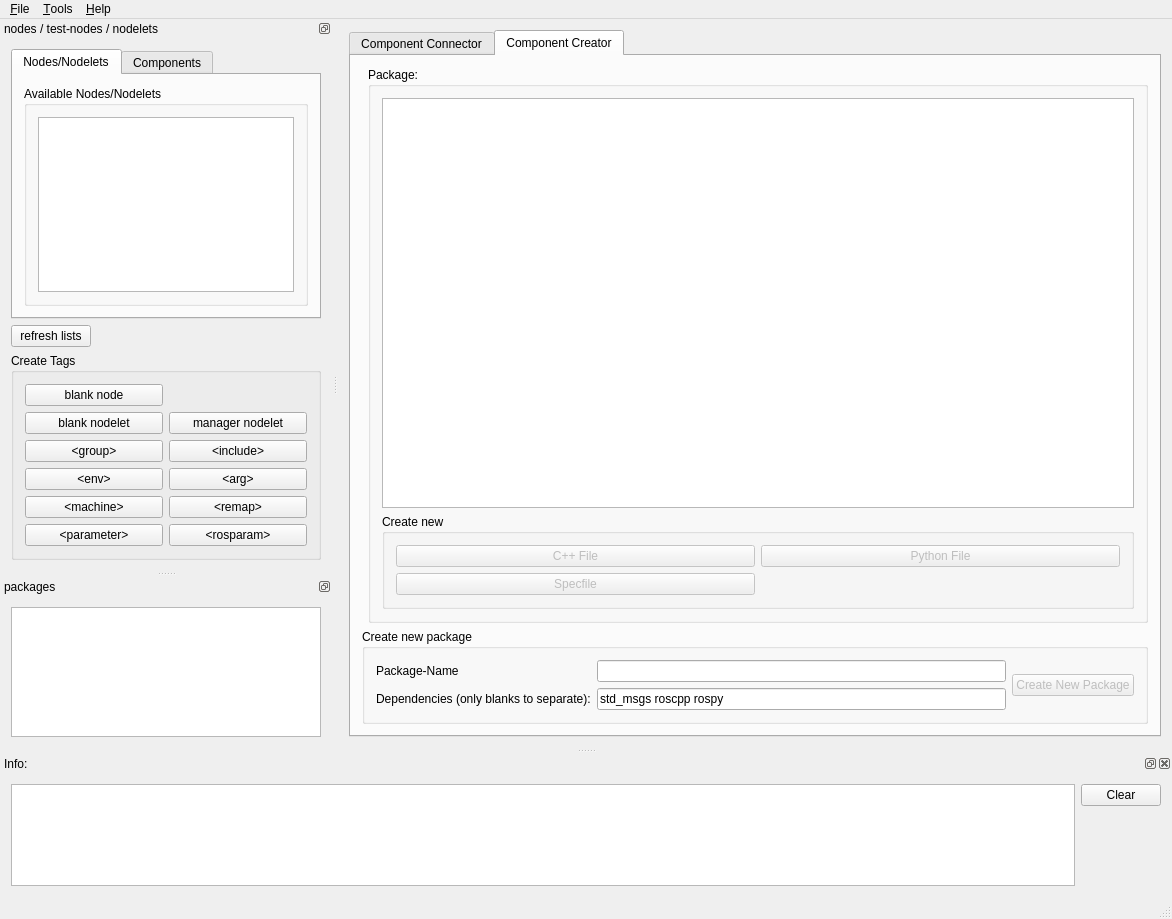
<?xml version="1.0" encoding="UTF-8"?>
<ui version="4.0">
 <class>RxDev</class>
 <widget class="QMainWindow" name="RxDev">
  <property name="geometry">
   <rect>
    <x>0</x>
    <y>0</y>
    <width>1172</width>
    <height>919</height>
   </rect>
  </property>
  <property name="sizePolicy">
   <sizepolicy hsizetype="Maximum" vsizetype="Maximum">
    <horstretch>0</horstretch>
    <verstretch>0</verstretch>
   </sizepolicy>
  </property>
  <property name="windowTitle">
   <string>rxDeveloper</string>
  </property>
  <property name="windowIcon">
   <iconset resource="icons.qrc">
    <normaloff>:/icons/icons/rxdev.png</normaloff>:/icons/icons/rxdev.png</iconset>
  </property>
  <widget class="QWidget" name="centralWidget">
   <layout class="QGridLayout" name="gridLayout">
    <item row="0" column="0">
     <widget class="QTabWidget" name="tabWidget">
      <property name="baseSize">
       <size>
        <width>200</width>
        <height>0</height>
       </size>
      </property>
      <property name="currentIndex">
       <number>1</number>
      </property>
      <widget class="QWidget" name="tab">
       <attribute name="title">
        <string>Component Connector</string>
       </attribute>
       <layout class="QGridLayout" name="gridLayout_3">
        <item row="0" column="0">
         <widget class="QWidget" name="connector_widget" native="true">
          <property name="minimumSize">
           <size>
            <width>200</width>
            <height>200</height>
           </size>
          </property>
          <property name="baseSize">
           <size>
            <width>200</width>
            <height>0</height>
           </size>
          </property>
          <layout class="QGridLayout" name="gridLayout_18">
           <item row="0" column="0">
            <layout class="QHBoxLayout" name="hLayout"/>
           </item>
          </layout>
         </widget>
        </item>
       </layout>
      </widget>
      <widget class="QWidget" name="tab_2">
       <attribute name="title">
        <string>Component Creator</string>
       </attribute>
       <layout class="QGridLayout" name="gridLayout_6">
        <item row="0" column="1">
         <widget class="QGroupBox" name="groupBox_package">
          <property name="title">
           <string>Package:</string>
          </property>
          <layout class="QGridLayout" name="gridLayout_10">
           <item row="1" column="0">
            <widget class="QGroupBox" name="groupBox_4">
             <property name="title">
              <string>Create new</string>
             </property>
             <layout class="QGridLayout" name="gridLayout_11">
              <item row="1" column="2">
               <widget class="QPushButton" name="pushButton_createPython">
                <property name="enabled">
                 <bool>false</bool>
                </property>
                <property name="text">
                 <string>Python File</string>
                </property>
               </widget>
              </item>
              <item row="3" column="1">
               <widget class="QPushButton" name="pushButton_specfile">
                <property name="enabled">
                 <bool>false</bool>
                </property>
                <property name="text">
                 <string>Specfile</string>
                </property>
               </widget>
              </item>
              <item row="1" column="1">
               <widget class="QPushButton" name="pushButton_createCpp">
                <property name="enabled">
                 <bool>false</bool>
                </property>
                <property name="text">
                 <string>C++ File</string>
                </property>
               </widget>
              </item>
             </layout>
            </widget>
           </item>
           <item row="0" column="0">
            <widget class="QTreeView" name="treeView_packageBrowser">
             <property name="toolTip">
              <string>Right-click folders or files </string>
             </property>
             <property name="editTriggers">
              <set>QAbstractItemView::NoEditTriggers</set>
             </property>
             <property name="alternatingRowColors">
              <bool>true</bool>
             </property>
            </widget>
           </item>
          </layout>
         </widget>
        </item>
        <item row="1" column="0" colspan="2">
         <widget class="QGroupBox" name="groupBox">
          <property name="title">
           <string>Create new package</string>
          </property>
          <layout class="QGridLayout" name="gridLayout_8">
           <item row="0" column="0">
            <layout class="QGridLayout" name="gridLayout_7">
             <item row="2" column="0">
              <widget class="QLabel" name="label_6">
               <property name="text">
                <string>Dependencies (only blanks to separate):</string>
               </property>
              </widget>
             </item>
             <item row="1" column="0">
              <widget class="QLabel" name="label_5">
               <property name="text">
                <string>Package-Name</string>
               </property>
              </widget>
             </item>
             <item row="1" column="1">
              <widget class="QLineEdit" name="lineEdit_packageName">
               <property name="toolTip">
                <string>type in package-name</string>
               </property>
               <property name="placeholderText">
                <string/>
               </property>
              </widget>
             </item>
             <item row="2" column="1">
              <widget class="QLineEdit" name="lineEdit_packageDependencies">
               <property name="text">
                <string>std_msgs roscpp rospy</string>
               </property>
              </widget>
             </item>
            </layout>
           </item>
           <item row="0" column="1">
            <widget class="QPushButton" name="pushButton_createPackage">
             <property name="enabled">
              <bool>false</bool>
             </property>
             <property name="text">
              <string>Create New Package</string>
             </property>
            </widget>
           </item>
          </layout>
         </widget>
        </item>
       </layout>
      </widget>
     </widget>
    </item>
   </layout>
  </widget>
  <widget class="QMenuBar" name="menuBar">
   <property name="geometry">
    <rect>
     <x>0</x>
     <y>0</y>
     <width>1172</width>
     <height>25</height>
    </rect>
   </property>
   <widget class="QMenu" name="menuHelp">
    <property name="title">
     <string>&amp;Help</string>
    </property>
    <addaction name="actionAbout_rxdev"/>
    <addaction name="separator"/>
   </widget>
   <widget class="QMenu" name="menuFile">
    <property name="title">
     <string>&amp;File</string>
    </property>
    <addaction name="separator"/>
    <addaction name="actionNew_Launchfile"/>
    <addaction name="actionLoad_Launchfile"/>
    <addaction name="actionSave_as_Launchfile"/>
    <addaction name="separator"/>
    <addaction name="actionSettings"/>
    <addaction name="separator"/>
    <addaction name="actionQuit"/>
   </widget>
   <widget class="QMenu" name="menuTools">
    <property name="title">
     <string>&amp;Tools</string>
    </property>
    <addaction name="actionRxGraph"/>
    <addaction name="actionRviz"/>
    <addaction name="actionDynamic_reconfigure_gui"/>
    <addaction name="actionRxloggerlevel"/>
    <addaction name="actionRxconsole"/>
    <addaction name="separator"/>
    <addaction name="actionRoswtf"/>
   </widget>
   <addaction name="menuFile"/>
   <addaction name="menuTools"/>
   <addaction name="menuHelp"/>
  </widget>
  <widget class="QStatusBar" name="statusBar"/>
  <widget class="QDockWidget" name="dockWidget_availableNodes">
   <property name="minimumSize">
    <size>
     <width>288</width>
     <height>552</height>
    </size>
   </property>
   <property name="baseSize">
    <size>
     <width>200</width>
     <height>0</height>
    </size>
   </property>
   <property name="accessibleName">
    <string/>
   </property>
   <property name="autoFillBackground">
    <bool>false</bool>
   </property>
   <property name="floating">
    <bool>false</bool>
   </property>
   <property name="features">
    <set>QDockWidget::DockWidgetFloatable|QDockWidget::DockWidgetMovable</set>
   </property>
   <property name="allowedAreas">
    <set>Qt::LeftDockWidgetArea|Qt::RightDockWidgetArea</set>
   </property>
   <property name="windowTitle">
    <string>nodes / test-nodes / nodelets</string>
   </property>
   <attribute name="dockWidgetArea">
    <number>1</number>
   </attribute>
   <widget class="QWidget" name="dockWidgetContents_2">
    <layout class="QGridLayout" name="gridLayout_15">
     <item row="2" column="0">
      <widget class="QGroupBox" name="groupBox_6">
       <property name="title">
        <string>Create Tags</string>
       </property>
       <layout class="QGridLayout" name="gridLayout_5">
        <item row="0" column="0">
         <widget class="QPushButton" name="pushButton_blankNode">
          <property name="minimumSize">
           <size>
            <width>0</width>
            <height>0</height>
           </size>
          </property>
          <property name="baseSize">
           <size>
            <width>200</width>
            <height>0</height>
           </size>
          </property>
          <property name="text">
           <string>blank node</string>
          </property>
         </widget>
        </item>
        <item row="1" column="0">
         <widget class="QPushButton" name="pushButton_blankNodelet">
          <property name="text">
           <string>blank nodelet</string>
          </property>
         </widget>
        </item>
        <item row="1" column="1">
         <widget class="QPushButton" name="pushButton_managerNodelet">
          <property name="text">
           <string>manager nodelet</string>
          </property>
         </widget>
        </item>
        <item row="2" column="0">
         <widget class="QPushButton" name="pushButton_group">
          <property name="text">
           <string>&lt;group&gt;</string>
          </property>
         </widget>
        </item>
        <item row="2" column="1">
         <widget class="QPushButton" name="pushButton_includeFile">
          <property name="text">
           <string>&lt;include&gt;</string>
          </property>
         </widget>
        </item>
        <item row="3" column="0">
         <widget class="QPushButton" name="pushButton_env">
          <property name="text">
           <string>&lt;env&gt;</string>
          </property>
         </widget>
        </item>
        <item row="3" column="1">
         <widget class="QPushButton" name="pushButton_arg">
          <property name="text">
           <string>&lt;arg&gt;</string>
          </property>
         </widget>
        </item>
        <item row="4" column="0">
         <widget class="QPushButton" name="pushButton_machine">
          <property name="text">
           <string>&lt;machine&gt;</string>
          </property>
         </widget>
        </item>
        <item row="4" column="1">
         <widget class="QPushButton" name="pushButton_remap">
          <property name="text">
           <string>&lt;remap&gt;</string>
          </property>
         </widget>
        </item>
        <item row="5" column="0">
         <widget class="QPushButton" name="pushButton_Param">
          <property name="text">
           <string>&lt;parameter&gt;</string>
          </property>
         </widget>
        </item>
        <item row="5" column="1">
         <widget class="QPushButton" name="pushButton_rosparam">
          <property name="text">
           <string>&lt;rosparam&gt;</string>
          </property>
         </widget>
        </item>
       </layout>
      </widget>
     </item>
     <item row="0" column="0">
      <widget class="QTabWidget" name="tabWidget_2">
       <property name="minimumSize">
        <size>
         <width>150</width>
         <height>0</height>
        </size>
       </property>
       <property name="currentIndex">
        <number>0</number>
       </property>
       <widget class="QWidget" name="tab_3">
        <attribute name="title">
         <string>Nodes/Nodelets</string>
        </attribute>
        <layout class="QGridLayout" name="gridLayout_12">
         <item row="1" column="0">
          <widget class="QGroupBox" name="groupBox_5">
           <property name="title">
            <string>Available Nodes/Nodelets</string>
           </property>
           <layout class="QGridLayout" name="gridLayout_14">
            <item row="0" column="0">
             <widget class="QTreeView" name="treeView_availableNodes">
              <property name="minimumSize">
               <size>
                <width>100</width>
                <height>0</height>
               </size>
              </property>
              <property name="baseSize">
               <size>
                <width>200</width>
                <height>0</height>
               </size>
              </property>
              <property name="editTriggers">
               <set>QAbstractItemView::NoEditTriggers</set>
              </property>
              <property name="dragEnabled">
               <bool>true</bool>
              </property>
              <property name="dragDropMode">
               <enum>QAbstractItemView::DragOnly</enum>
              </property>
              <property name="alternatingRowColors">
               <bool>true</bool>
              </property>
              <property name="sortingEnabled">
               <bool>true</bool>
              </property>
              <property name="headerHidden">
               <bool>true</bool>
              </property>
              <attribute name="headerVisible">
               <bool>false</bool>
              </attribute>
              <attribute name="headerShowSortIndicator" stdset="0">
               <bool>true</bool>
              </attribute>
             </widget>
            </item>
           </layout>
          </widget>
         </item>
        </layout>
       </widget>
       <widget class="QWidget" name="tab_4">
        <attribute name="title">
         <string>Components</string>
        </attribute>
        <layout class="QGridLayout" name="gridLayout_13">
         <item row="0" column="0">
          <widget class="QListView" name="listView_availableComponents">
           <property name="editTriggers">
            <set>QAbstractItemView::NoEditTriggers</set>
           </property>
           <property name="dragEnabled">
            <bool>false</bool>
           </property>
           <property name="alternatingRowColors">
            <bool>true</bool>
           </property>
          </widget>
         </item>
        </layout>
       </widget>
      </widget>
     </item>
     <item row="1" column="0">
      <layout class="QFormLayout" name="formLayout">
       <property name="fieldGrowthPolicy">
        <enum>QFormLayout::AllNonFixedFieldsGrow</enum>
       </property>
       <item row="0" column="1">
        <spacer name="horizontalSpacer">
         <property name="orientation">
          <enum>Qt::Horizontal</enum>
         </property>
         <property name="sizeHint" stdset="0">
          <size>
           <width>40</width>
           <height>20</height>
          </size>
         </property>
        </spacer>
       </item>
       <item row="0" column="0">
        <widget class="QPushButton" name="pushButton_refreshNodesOrComps">
         <property name="minimumSize">
          <size>
           <width>0</width>
           <height>0</height>
          </size>
         </property>
         <property name="baseSize">
          <size>
           <width>200</width>
           <height>0</height>
          </size>
         </property>
         <property name="text">
          <string>refresh lists</string>
         </property>
        </widget>
       </item>
      </layout>
     </item>
    </layout>
   </widget>
  </widget>
  <widget class="QDockWidget" name="dockWidget_availablePackages">
   <property name="sizePolicy">
    <sizepolicy hsizetype="Preferred" vsizetype="Expanding">
     <horstretch>0</horstretch>
     <verstretch>0</verstretch>
    </sizepolicy>
   </property>
   <property name="minimumSize">
    <size>
     <width>150</width>
     <height>171</height>
    </size>
   </property>
   <property name="maximumSize">
    <size>
     <width>524287</width>
     <height>524287</height>
    </size>
   </property>
   <property name="baseSize">
    <size>
     <width>200</width>
     <height>171</height>
    </size>
   </property>
   <property name="features">
    <set>QDockWidget::DockWidgetFloatable|QDockWidget::DockWidgetMovable</set>
   </property>
   <property name="windowTitle">
    <string>packages</string>
   </property>
   <attribute name="dockWidgetArea">
    <number>1</number>
   </attribute>
   <widget class="QWidget" name="dockWidgetContents_4">
    <layout class="QGridLayout" name="gridLayout_2">
     <item row="0" column="0">
      <widget class="QListView" name="listView_package">
       <property name="editTriggers">
        <set>QAbstractItemView::NoEditTriggers</set>
       </property>
       <property name="alternatingRowColors">
        <bool>true</bool>
       </property>
      </widget>
     </item>
    </layout>
   </widget>
  </widget>
  <widget class="QDockWidget" name="dockWidget_errors">
   <property name="windowIcon">
    <iconset resource="icons.qrc">
     <normaloff>:/icons/icons/dialog-information.png</normaloff>:/icons/icons/dialog-information.png</iconset>
   </property>
   <property name="windowTitle">
    <string>Info:</string>
   </property>
   <attribute name="dockWidgetArea">
    <number>8</number>
   </attribute>
   <widget class="QWidget" name="dockWidgetContents">
    <layout class="QHBoxLayout" name="horizontalLayout">
     <item>
      <widget class="QTextEdit" name="textEdit_Info">
       <property name="readOnly">
        <bool>true</bool>
       </property>
      </widget>
     </item>
     <item>
      <layout class="QVBoxLayout" name="verticalLayout">
       <item>
        <widget class="QPushButton" name="pushButton_clearInfo">
         <property name="text">
          <string>Clear</string>
         </property>
        </widget>
       </item>
       <item>
        <spacer name="verticalSpacer">
         <property name="orientation">
          <enum>Qt::Vertical</enum>
         </property>
         <property name="sizeHint" stdset="0">
          <size>
           <width>20</width>
           <height>40</height>
          </size>
         </property>
        </spacer>
       </item>
      </layout>
     </item>
    </layout>
   </widget>
  </widget>
  <action name="actionQuit">
   <property name="icon">
    <iconset resource="icons.qrc">
     <normaloff>:/icons/icons/system-log-out.png</normaloff>:/icons/icons/system-log-out.png</iconset>
   </property>
   <property name="text">
    <string>&amp;Quit</string>
   </property>
   <property name="shortcut">
    <string>Ctrl+Q</string>
   </property>
   <property name="iconVisibleInMenu">
    <bool>true</bool>
   </property>
  </action>
  <action name="actionAbout_rxdev">
   <property name="icon">
    <iconset resource="icons.qrc">
     <normaloff>:/icons/icons/dialog-information.png</normaloff>:/icons/icons/dialog-information.png</iconset>
   </property>
   <property name="text">
    <string>&amp;About rxDeveloper</string>
   </property>
   <property name="iconVisibleInMenu">
    <bool>true</bool>
   </property>
  </action>
  <action name="actionSettings">
   <property name="icon">
    <iconset resource="icons.qrc">
     <normaloff>:/icons/icons/preferences-system.png</normaloff>:/icons/icons/preferences-system.png</iconset>
   </property>
   <property name="text">
    <string>&amp;Settings</string>
   </property>
   <property name="shortcut">
    <string>F10</string>
   </property>
  </action>
  <action name="actionAvailable_Nodes">
   <property name="checkable">
    <bool>true</bool>
   </property>
   <property name="checked">
    <bool>true</bool>
   </property>
   <property name="text">
    <string>Connector Sidebar</string>
   </property>
  </action>
  <action name="actionLoad_Launchfile">
   <property name="icon">
    <iconset resource="icons.qrc">
     <normaloff>:/icons/icons/document-open.png</normaloff>:/icons/icons/document-open.png</iconset>
   </property>
   <property name="text">
    <string>Load Launchfile</string>
   </property>
   <property name="shortcut">
    <string>Ctrl+L</string>
   </property>
  </action>
  <action name="actionSave_as_Launchfile">
   <property name="icon">
    <iconset resource="icons.qrc">
     <normaloff>:/icons/icons/document-save-as.png</normaloff>:/icons/icons/document-save-as.png</iconset>
   </property>
   <property name="text">
    <string>Save Launchfile</string>
   </property>
   <property name="shortcut">
    <string>Ctrl+S</string>
   </property>
  </action>
  <action name="actionRemap">
   <property name="checkable">
    <bool>true</bool>
   </property>
   <property name="icon">
    <iconset resource="icons.qrc">
     <normaloff>:/icons/icons/segment-line.png</normaloff>:/icons/icons/segment-line.png</iconset>
   </property>
   <property name="text">
    <string>remap</string>
   </property>
   <property name="shortcut">
    <string>Ctrl+R</string>
   </property>
  </action>
  <action name="actionDrag_Drop">
   <property name="checkable">
    <bool>true</bool>
   </property>
   <property name="icon">
    <iconset resource="icons.qrc">
     <normaloff>:/icons/icons/draw-smudge.png</normaloff>:/icons/icons/draw-smudge.png</iconset>
   </property>
   <property name="text">
    <string>Drag&amp;Drop</string>
   </property>
   <property name="shortcut">
    <string>Ctrl+M</string>
   </property>
  </action>
  <action name="actionDelete_Item">
   <property name="checkable">
    <bool>true</bool>
   </property>
   <property name="icon">
    <iconset resource="icons.qrc">
     <normaloff>:/icons/icons/node-delete.png</normaloff>:/icons/icons/node-delete.png</iconset>
   </property>
   <property name="text">
    <string>Delete Item</string>
   </property>
   <property name="shortcut">
    <string>Ctrl+D</string>
   </property>
  </action>
  <action name="actionNew_Launchfile">
   <property name="icon">
    <iconset resource="icons.qrc">
     <normaloff>:/icons/icons/document-new.png</normaloff>:/icons/icons/document-new.png</iconset>
   </property>
   <property name="text">
    <string>New Launchfile</string>
   </property>
   <property name="shortcut">
    <string>Ctrl+N</string>
   </property>
  </action>
  <action name="actionStart">
   <property name="icon">
    <iconset resource="icons.qrc">
     <normaloff>:/icons/icons/media-playback-start.png</normaloff>:/icons/icons/media-playback-start.png</iconset>
   </property>
   <property name="text">
    <string>start</string>
   </property>
   <property name="toolTip">
    <string>try to run computational graph</string>
   </property>
   <property name="shortcut">
    <string>F2</string>
   </property>
  </action>
  <action name="actionStop">
   <property name="icon">
    <iconset resource="icons.qrc">
     <normaloff>:/icons/icons/media-playback-stop.png</normaloff>:/icons/icons/media-playback-stop.png</iconset>
   </property>
   <property name="text">
    <string>stop</string>
   </property>
   <property name="toolTip">
    <string>stop running computational graph</string>
   </property>
   <property name="shortcut">
    <string>F3</string>
   </property>
  </action>
  <action name="actionRxGraph">
   <property name="checkable">
    <bool>true</bool>
   </property>
   <property name="text">
    <string>rxgraph</string>
   </property>
  </action>
  <action name="actionDynamic_reconfigure_gui">
   <property name="checkable">
    <bool>true</bool>
   </property>
   <property name="text">
    <string>dynamic reconfigure gui</string>
   </property>
  </action>
  <action name="actionRxloggerlevel">
   <property name="checkable">
    <bool>true</bool>
   </property>
   <property name="text">
    <string>rxloggerlevel</string>
   </property>
  </action>
  <action name="actionRxconsole">
   <property name="checkable">
    <bool>true</bool>
   </property>
   <property name="text">
    <string>rxconsole</string>
   </property>
  </action>
  <action name="actionRoswtf">
   <property name="text">
    <string>roswtf</string>
   </property>
  </action>
  <action name="actionRviz">
   <property name="checkable">
    <bool>true</bool>
   </property>
   <property name="text">
    <string>rviz</string>
   </property>
  </action>
 </widget>
 <layoutdefault spacing="6" margin="11"/>
 <resources>
  <include location="icons.qrc"/>
 </resources>
 <connections>
  <connection>
   <sender>actionQuit</sender>
   <signal>activated()</signal>
   <receiver>RxDev</receiver>
   <slot>close()</slot>
   <hints>
    <hint type="sourcelabel">
     <x>-1</x>
     <y>-1</y>
    </hint>
    <hint type="destinationlabel">
     <x>199</x>
     <y>149</y>
    </hint>
   </hints>
  </connection>
 </connections>
</ui>
